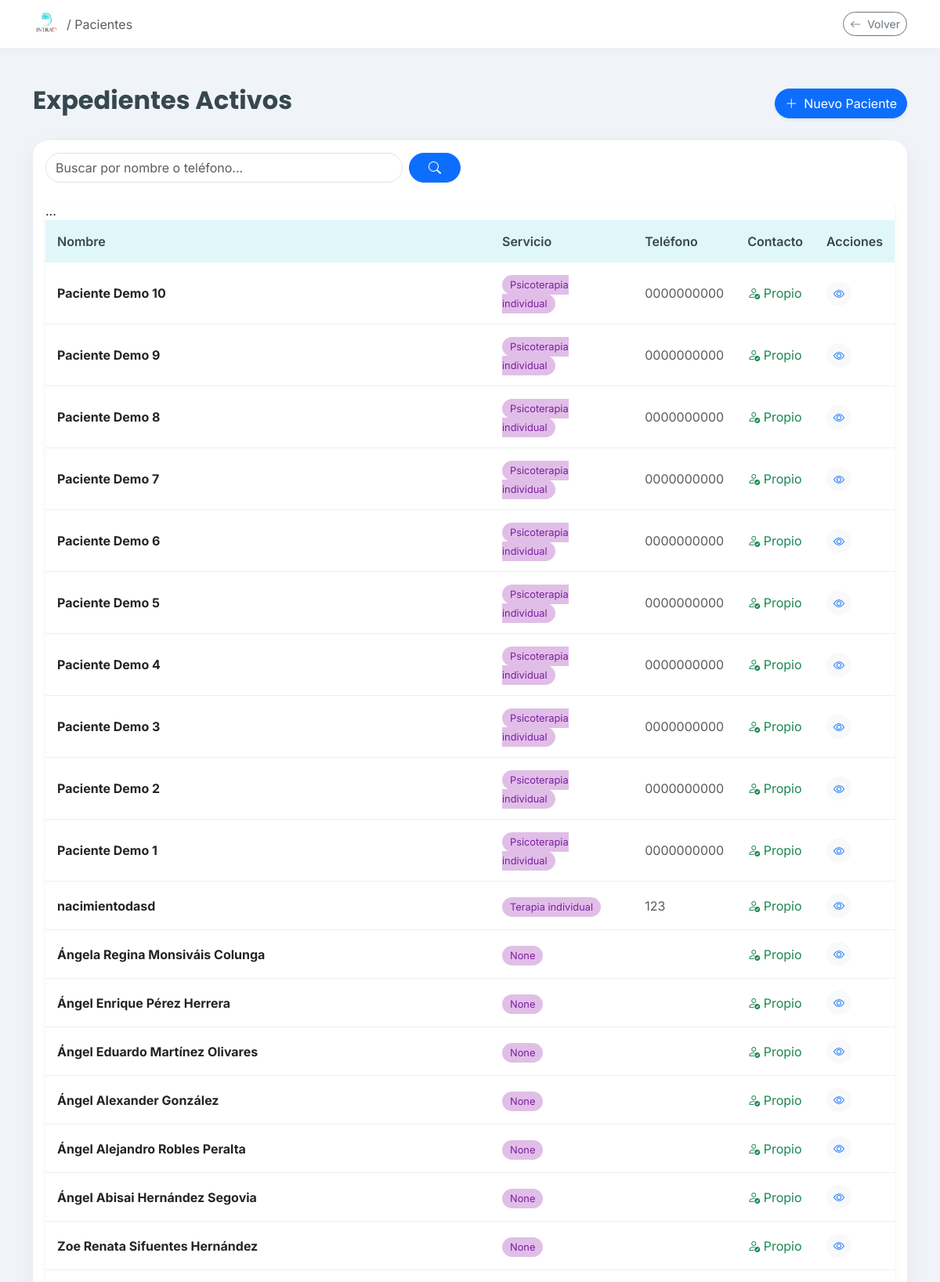
Page /pacientes/ (signed in, upper part) on the committed database.
### clinica/models.py (models this page shows, shortened)
class Paciente(models.Model):
    TIPO_CONTACTO_CHOICES = [
        ('propio', 'Propio'),
        ('madre', 'Madre'),
        ('padre', 'Padre'),
        ('pareja', 'Pareja'),
        ('otro', 'Otro'),
    ]
    SEXO_CHOICES = [
        ('Femenino', 'Femenino'),
        ('Masculino', 'Masculino'),
    ]
    usuario = models.OneToOneField(User, on_delete=models.SET_NULL, null=True, blank=True, related_name='perfil_paciente')
    nombre = models.CharField(max_length=200, verbose_name="Nombre Completo")
    fecha_nacimiento = models.DateField(verbose_name="Fecha de Nacimiento")
    nombre_normalizado = models.CharField(max_length=200, blank=True, editable=False)
    sexo = models.CharField(
        max_length=20,
        choices=SEXO_CHOICES,
        default='Femenino',
        verbose_name="Sexo"
    )
    telefono = models.CharField(max_length=20, verbose_name="Teléfono (WhatsApp)")
    identidad_contacto = models.CharField(max_length=20, choices=TIPO_CONTACTO_CHOICES, default='propio')
    servicio_inicial = models.ForeignKey('Servicio', on_delete=models.SET_NULL, null=True, verbose_name="Servicio Inicial")
    consentimiento_firmado = models.FileField(upload_to='documentos/', blank=True, null=True)
    estudio_socioeconomico = models.FileField(upload_to='documentos/', blank=True, null=True)
    apertura_expediente = models.FileField(upload_to='documentos/', blank=True, null=True)
    resumen_clinico = models.TextField(blank=True, null=True)
    empresa = models.ForeignKey(
        'Empresa', on_delete=models.SET_NULL, null=True, blank=True,
        related_name='pacientes'
    )
    pacientes_relacionados = models.ManyToManyField('self', blank=True, symmetrical=True)
    enlace_resultados = models.URLField(blank=True, null=True)
    fecha_registro = models.DateTimeField(auto_now_add=True)
    class Meta:
        verbose_name = "Paciente"
        verbose_name_plural = "Pacientes"

class Servicio(models.Model):
    nombre = models.CharField(max_length=100)
    def __str__(self):
        return self.nombre

### clinica/views.py (the view)
# urls.py: path('pacientes/', clinica_views.lista_pacientes, name='lista_pacientes'),
@login_required
def lista_pacientes(request):
    query = request.GET.get('q')
    if query:
        q_limpio = quitar_tildes(query)
        pacientes = Paciente.objects.filter(
            Q(nombre_normalizado__icontains=q_limpio) |
            Q(telefono__icontains=query)
        ).order_by('-fecha_registro')
    else:
        pacientes = Paciente.objects.all().order_by('-fecha_registro')
    return render(request, 'clinica/lista_pacientes.html', {'pacientes': pacientes})

### clinica/templates/clinica/lista_pacientes.html (shortened to what this page needs)
{% load static %}
<!DOCTYPE html>
<html lang="es">
<head>
    <link href="https://cdn.jsdelivr.net/npm/bootstrap@5.3.0/dist/css/bootstrap.min.css" rel="stylesheet">
    <link rel="stylesheet" href="https://cdn.jsdelivr.net/npm/bootstrap-icons@1.10.5/font/bootstrap-icons.css">
</head>
<body>
    <nav class="navbar navbar-expand-lg mb-5">
        <div class="container">
            <a class="navbar-brand d-flex align-items-center" href="{% url 'home' %}">
                <img src="{% static 'clinica/images/logo.png' %}" alt="Logo" style="height: 35px;" class="me-2">
                <span class="fs-6 text-muted">/ Pacientes</span>
            </a>
            <a href="{% url 'home' %}" class="btn btn-outline-secondary btn-sm rounded-pill">
                <i class="bi bi-arrow-left me-1"></i> Volver
            </a>
        </div>
    </nav>
    <div class="container">
        <div class="d-flex justify-content-between align-items-center mb-4">
            <h2 class="fw-bold">Expedientes Activos</h2>
           <a href="{% url 'registrar_paciente' %}" class="btn btn-primary rounded-pill shadow-sm">
    <i class="bi bi-plus-lg me-2"></i>Nuevo Paciente
</a>
        </div>
        <div class="card table-card p-3"><div class="row mb-4">
    <div class="col-md-6">
        <form method="get" class="d-flex">
            <input type="text" name="q" class="form-control me-2 rounded-pill" placeholder="Buscar por nombre o teléfono..." value="{{ request.GET.q }}">
            <button type="submit" class="btn btn-primary rounded-pill px-4">
                <i class="bi bi-search"></i>
            </button>
        </form>
    </div>
</div>
<div class="card shadow-sm border-0"> ...
            <table class="table table-hover mb-0">
                <thead>
                    <tr>
                        <th>Nombre</th>
                        <th>Servicio</th>
                        <th>Teléfono</th>
                        <th>Contacto</th>
                        <th>Acciones</th>
                    </tr>
                </thead>
                <tbody>
                    {% for paciente in pacientes %}
                    <tr>
                        <td class="fw-bold">{{ paciente.nombre }}</td>
                        <td><span class="badge-servicio">{{ paciente.servicio_inicial }}</span></td>
                        <td class="text-muted">{{ paciente.telefono }}</td>
                        <td>
                            {% if paciente.identidad_contacto == 'propio' %}
                                <span class="text-success"><i class="bi bi-person-check"></i> Propio</span>
                            {% else %}
                                <span class="text-warning"><i class="bi bi-people"></i> {{ paciente.identidad_contacto|title }}</span>
                            {% endif %}
                        </td>
                        <td>
                            <a href="{% url 'detalle_paciente' paciente.id %}" class="btn btn-sm btn-light text-primary rounded-circle">
    <i class="bi bi-eye"></i>
</a>
                        </td>
                    </tr>
                    {% endfor %}
                </tbody>
            </table>
        </div>
    </div>
</body>
</html>

### clinica/templates/clinica/lista_pacientes.html (style rules this page uses)
:root { --intra-primary: #26C6DA; --intra-secondary: #EF5350; --intra-dark: #37474F; --intra-light: #F0F4F8; --intra-white: #FFFFFF; }
body { background-color: var(--intra-light); font-family: 'Inter', sans-serif; color: var(--intra-dark); }
h2 { font-family: 'Poppins', sans-serif; }
.navbar { background-color: var(--intra-white); box-shadow: 0 2px 15px rgba(0,0,0,0.03); }
.table-card { background: white; border-radius: 20px; box-shadow: 0 10px 30px rgba(0,0,0,0.05); overflow: hidden; border: none; }
.table thead th { background-color: #E0F7FA; color: var(--intra-dark); font-weight: 600; border: none; padding: 15px; }
.table tbody td { padding: 15px; vertical-align: middle; border-bottom: 1px solid #ECEFF1; }
.badge-servicio { background-color: #E1BEE7; color: #7B1FA2; padding: 5px 10px; border-radius: 20px; font-size: 0.8rem; }

### rows in the picture
Paciente: nombre "Paciente Demo 10", servicio_inicial "Psicoterapia individual", telefono "0000000000", identidad_contacto "propio" (drawn)
Paciente: nombre "Paciente Demo 9", servicio_inicial "Psicoterapia individual", telefono "0000000000", identidad_contacto "propio" (drawn)
Paciente: nombre "Paciente Demo 8", servicio_inicial "Psicoterapia individual", telefono "0000000000", identidad_contacto "propio" (drawn)
Paciente: nombre "Paciente Demo 7", servicio_inicial "Psicoterapia individual", telefono "0000000000", identidad_contacto "propio" (drawn)
Paciente: nombre "Paciente Demo 6", servicio_inicial "Psicoterapia individual", telefono "0000000000", identidad_contacto "propio" (drawn)
Paciente: nombre "Paciente Demo 5", servicio_inicial "Psicoterapia individual", telefono "0000000000", identidad_contacto "propio" (drawn)
Paciente: nombre "Paciente Demo 4", servicio_inicial "Psicoterapia individual", telefono "0000000000", identidad_contacto "propio" (drawn)
Paciente: nombre "Paciente Demo 3", servicio_inicial "Psicoterapia individual", telefono "0000000000", identidad_contacto "propio" (drawn)
Paciente: nombre "Paciente Demo 2", servicio_inicial "Psicoterapia individual", telefono "0000000000", identidad_contacto "propio" (drawn)
Paciente: nombre "Paciente Demo 1", servicio_inicial "Psicoterapia individual", telefono "0000000000", identidad_contacto "propio" (drawn)
Paciente: nombre "nacimientodasd", servicio_inicial "Terapia individual", telefono "123", identidad_contacto "propio" (drawn)
Paciente: nombre "Ángela Regina Monsiváis Colunga", servicio_inicial "None", identidad_contacto "propio" (drawn)
Paciente: nombre "Ángel Enrique Pérez Herrera", servicio_inicial "None", identidad_contacto "propio" (drawn)
Paciente: nombre "Ángel Eduardo Martínez Olivares", servicio_inicial "None", identidad_contacto "propio" (drawn)
Paciente: nombre "Ángel Alexander González", servicio_inicial "None", identidad_contacto "propio" (drawn)
Paciente: nombre "Ángel Alejandro Robles Peralta", servicio_inicial "None", identidad_contacto "propio" (drawn)
Paciente: nombre "Ángel Abisai Hernández Segovia", servicio_inicial "None", identidad_contacto "propio" (drawn)
Paciente: nombre "Zoe Renata Sifuentes Hernández", servicio_inicial "None", identidad_contacto "propio" (drawn)
